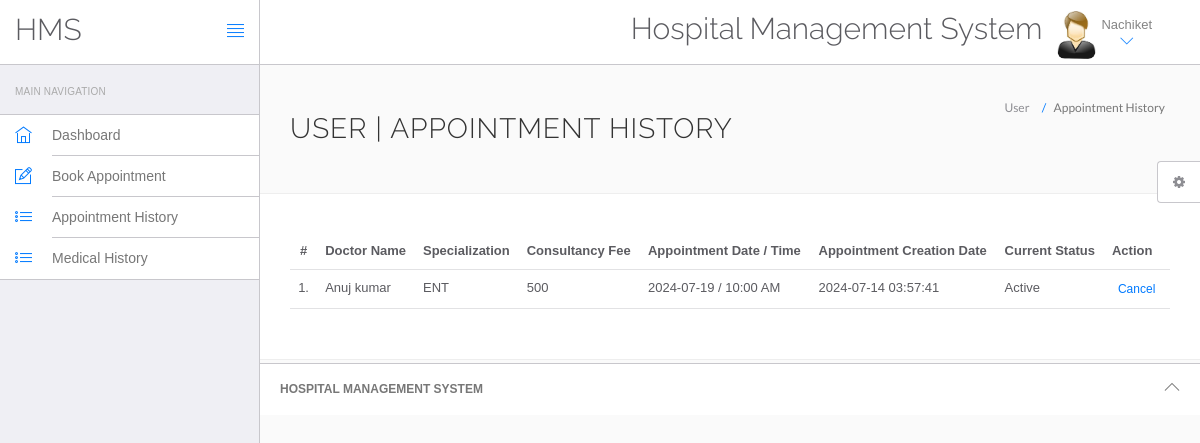
The app's page /hms/appointment-history.php (signed in) with its own data.
### tables this page shows
CREATE TABLE `users` (
  `id` int(11) NOT NULL,
  `fullName` varchar(255) DEFAULT NULL,
  `address` longtext DEFAULT NULL,
  `city` varchar(255) DEFAULT NULL,
  `gender` varchar(255) DEFAULT NULL,
  `email` varchar(255) DEFAULT NULL,
  `password` varchar(255) DEFAULT NULL,
  `regDate` timestamp NULL DEFAULT current_timestamp(),
  `updationDate` timestamp NULL DEFAULT NULL ON UPDATE current_timestamp()
);

CREATE TABLE `appointment` (
  `id` int(11) NOT NULL,
  `doctorSpecialization` varchar(255) DEFAULT NULL,
  `doctorId` int(11) DEFAULT NULL,
  `userId` int(11) DEFAULT NULL,
  `consultancyFees` int(11) DEFAULT NULL,
  `appointmentDate` varchar(255) DEFAULT NULL,
  `appointmentTime` varchar(255) DEFAULT NULL,
  `postingDate` timestamp NULL DEFAULT current_timestamp(),
  `userStatus` int(11) DEFAULT NULL,
  `doctorStatus` int(11) DEFAULT NULL,
  `updationDate` timestamp NULL DEFAULT NULL ON UPDATE current_timestamp()
);

CREATE TABLE `doctors` (
  `id` int(11) NOT NULL,
  `specilization` varchar(255) DEFAULT NULL,
  `doctorName` varchar(255) DEFAULT NULL,
  `address` longtext DEFAULT NULL,
  `docFees` varchar(255) DEFAULT NULL,
  `contactno` bigint(11) DEFAULT NULL,
  `docEmail` varchar(255) DEFAULT NULL,
  `password` varchar(255) DEFAULT NULL,
  `creationDate` timestamp NULL DEFAULT current_timestamp(),
  `updationDate` timestamp NULL DEFAULT NULL ON UPDATE current_timestamp()
);

### hms/appointment-history.php (the view, shortened to what this page needs)
<?php
include('include/config.php');
if(strlen($_SESSION['id']==0)) {
 header('location:logout.php');
  } else{
?>
<!DOCTYPE html>
<html lang="en">
	<head>
		<link rel="stylesheet" href="vendor/bootstrap/css/bootstrap.min.css">
		<link rel="stylesheet" href="vendor/fontawesome/css/font-awesome.min.css">
		<link rel="stylesheet" href="vendor/themify-icons/themify-icons.min.css">
		<link href="vendor/animate.css/animate.min.css" rel="stylesheet" media="screen">
		<link href="vendor/perfect-scrollbar/perfect-scrollbar.min.css" rel="stylesheet" media="screen">
		<link href="vendor/switchery/switchery.min.css" rel="stylesheet" media="screen">
		<link href="vendor/bootstrap-touchspin/jquery.bootstrap-touchspin.min.css" rel="stylesheet" media="screen">
		<link href="vendor/select2/select2.min.css" rel="stylesheet" media="screen">
		<link href="vendor/bootstrap-datepicker/bootstrap-datepicker3.standalone.min.css" rel="stylesheet" media="screen">
		<link href="vendor/bootstrap-timepicker/bootstrap-timepicker.min.css" rel="stylesheet" media="screen">
		<link rel="stylesheet" href="assets/css/styles.css">
		<link rel="stylesheet" href="assets/css/plugins.css">
		<link rel="stylesheet" href="assets/css/themes/theme-1.css" id="skin_color" />
	</head>
	<body>
		<div id="app">
<?php include('include/sidebar.php');?>
			<div class="app-content">
					<?php include('include/header.php');?>
				<div class="main-content" >
					<div class="wrap-content container" id="container">
						<section id="page-title">
							<div class="row">
								<div class="col-sm-8">
									<h1 class="mainTitle">User  | Appointment History</h1>
																	</div>
								<ol class="breadcrumb">
									<li>
										<span>User </span>
									</li>
									<li class="active">
										<span>Appointment History</span>
									</li>
								</ol>
							</div>
						</section>
						<div class="container-fluid container-fullw bg-white">
									<div class="row">
								<div class="col-md-12">
									<table class="table table-hover" id="sample-table-1">
										<thead>
											<tr>
												<th class="center">#</th>
												<th class="hidden-xs">Doctor Name</th>
												<th>Specialization</th>
												<th>Consultancy Fee</th>
												<th>Appointment Date / Time </th>
												<th>Appointment Creation Date  </th>
												<th>Current Status</th>
												<th>Action</th>
											</tr>
										</thead>
										<tbody>
<?php
$sql=mysqli_query($con,"select doctors.doctorName as docname,appointment.*  from appointment join doctors on doctors.id=appointment.doctorId where appointment.userId='".$_SESSION['id']."'");
$cnt=1;
while($row=mysqli_fetch_array($sql))
{
?>
											<tr>
												<td class="center"><?php echo $cnt;?>.</td>
												<td class="hidden-xs"><?php echo $row['docname'];?></td>
												<td><?php echo $row['doctorSpecialization'];?></td>
												<td><?php echo $row['consultancyFees'];?></td>
												<td><?php echo $row['appointmentDate'];?> / <?php echo
												 $row['appointmentTime'];?>
												</td>
												<td><?php echo $row['postingDate'];?></td>
												<td>
<?php if(($row['userStatus']==1) && ($row['doctorStatus']==1))
{
	echo "Active";
}
												?></td>
												<td >
												<div class="visible-md visible-lg hidden-sm hidden-xs">
							<?php if(($row['userStatus']==1) && ($row['doctorStatus']==1))
{ ?>
	<a href="appointment-history.php?id=<?php echo $row['id']?>&cancel=update" onClick="return confirm('Are you sure you want to cancel this appointment ?')"class="btn btn-transparent btn-xs tooltips" title="Cancel Appointment" tooltip-placement="top" tooltip="Remove">Cancel</a>
	<?php } else {
		echo "Canceled";
		} ?>
												</div>
												</td>
											</tr>
											<?php
$cnt=$cnt+1;
											 }?>
										</tbody>
									</table>
								</div>
							</div>
								</div>
					</div>
				</div>
			</div>
	<?php include('include/footer.php');?>
	<?php include('include/setting.php');?>
		</div>
	</body>
</html>
<?php } ?>

### hms/include/header.php (shortened to what this page needs)
<header class="navbar navbar-default navbar-static-top">
					<div class="navbar-header">
						<a class="navbar-brand" href="#">
							<h2 style="padding-top:20% ">HMS</h2>
						</a>
						<a href="#" class="sidebar-toggler pull-right visible-md visible-lg" data-toggle-class="app-sidebar-closed" data-toggle-target="#app">
							<i class="ti-align-justify"></i>
						</a>
					</div>
					<div class="navbar-collapse collapse">
						<ul class="nav navbar-right">
								<li  style="padding-top:2% ">
								<h2>Hospital Management System</h2>
							</li>
							<li class="dropdown current-user">
								<a href class="dropdown-toggle" data-toggle="dropdown">
									<img src="assets/images/images.jpg"> <span class="username">
									<?php $query=mysqli_query($con,"select fullName from users where id='".$_SESSION['id']."'");
while($row=mysqli_fetch_array($query))
{
	echo $row['fullName'];
}
									?> <i class="ti-angle-down"></i></i></span>
								</a>
							</li>
						</ul>
					</div>
				</header>

### hms/assets/css/themes/theme-1.css (style rules this page uses)
body { background: #FAFAFA; }
header .navbar-header { background: #ffffff !important; border-right-color: #c8c7cc !important; border-bottom-color: #c8c7cc !important; }
header .navbar-header .sidebar-toggler, header .navbar-header .sidebar-mobile-toggler { color: #007aff !important; }
header .navbar-header .navbar-brand { color: #777 !important; }
header .navbar-collapse { background: #ffffff !important; border-bottom-color: #c8c7cc !important; box-shadow: none !important; }
header .navbar-collapse .navbar-right > li > a { color: #777; }
header .navbar-collapse .navbar-right > li > a i { color: #007aff !important; }

### records on screen
users: fullName "Nachiket"
appointment: doctorId.doctorName "Anuj kumar", doctorSpecialization "ENT", consultancyFees "500", appointmentDate "2024-07-19", appointmentTime "10:00 AM", postingDate "2024-07-14 03:57:41", userStatus "Active"
